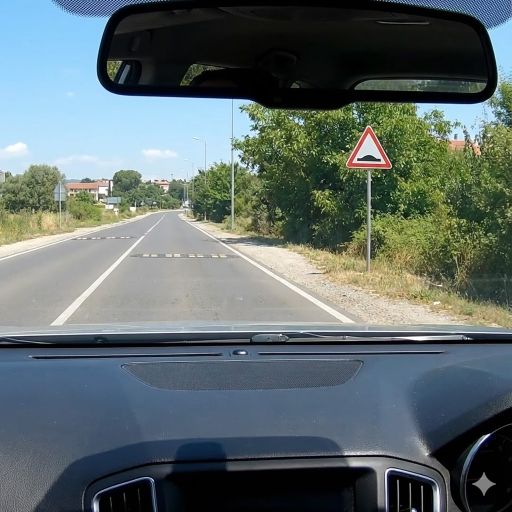
#> input picture pyton/real_pictures/bumpers.jpg, 1024 x 1024 px (shown at 1/2 size); the run also reads 1 picture not shown here
$ jupyter execute high_level_version.ipynb
#> lines starting #> are read from the running program, lines starting #| are printed output that depends on the picture; after the words box and inside, x2 and y2 are one past the last pixel; in counts of white or black regions, pixels touching at a corner belong together
[cell 1]
import numpy as np
import matplotlib.pyplot as plt
from skimage import color, exposure, feature, filters, measure, morphology, io, transform, util
from lab_code import flir_image_extractor

# Set to True to run the notebook without waiting for user interaction
DISABLE_GUI = False

# Helper Functions

[cell 2]
# [81 lines left out: functions visual_prep, thermal_prep, thermal_prep_uint8, not called in this run]

# Step 1 - Color Identification

[cell 3]
import numpy as np
from skimage import color

def red_mask(img,
             hue_low1=0.00, hue_high1=0.04,
             hue_low2=0.96, hue_high2=1.00,
             sat_thresh=0.25,
             val_thresh=0.25):
    """
    Step 1: Red color threshold (hardware-friendly).

    Inputs:
        img - RGB image uint8
    Outputs:
        mask - binary mask (0/1 uint8)

    Logic:
        - Convert to HSV
        - Mark hue in the two red ranges
        - Require saturation >= threshold
        - Require value >= threshold
    """

    hsv = color.rgb2hsv(img.astype(np.float32) / 255.0)

    h = hsv[:, :, 0]
    s = hsv[:, :, 1]
    v = hsv[:, :, 2]

    # Red hue appears at the start and at the end of the hue circle
    hue_mask = ((h >= hue_low1) & (h <= hue_high1)) | \
               ((h >= hue_low2) & (h <= hue_high2))

    sat_mask = s >= sat_thresh
    val_mask = v >= val_thresh

    mask = (hue_mask & sat_mask & val_mask).astype(np.uint8)

    return mask

[cell 4]
# Test Step 1
paths = [
    'real_pictures/bumpers.jpg',
    'real_pictures/No_enterance.jpg',
    'real_pictures/down_triangle.jpg',
    'real_pictures/slippery_road.jpg',
    'real_pictures/slippery_road_redcar.jpg'
]

images = [io.imread(p) for p in paths]
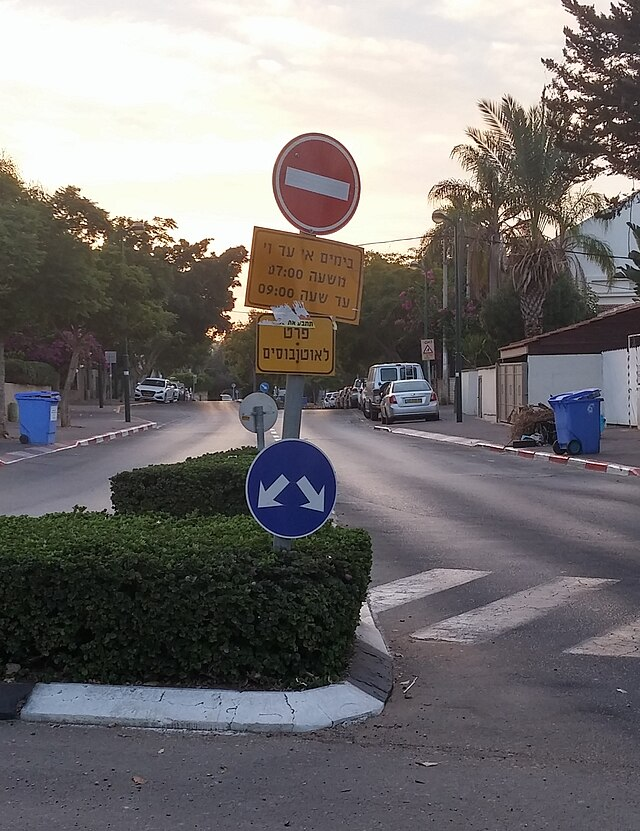
#> input picture pyton/real_pictures/No_enterance.jpg, 640 x 831 px
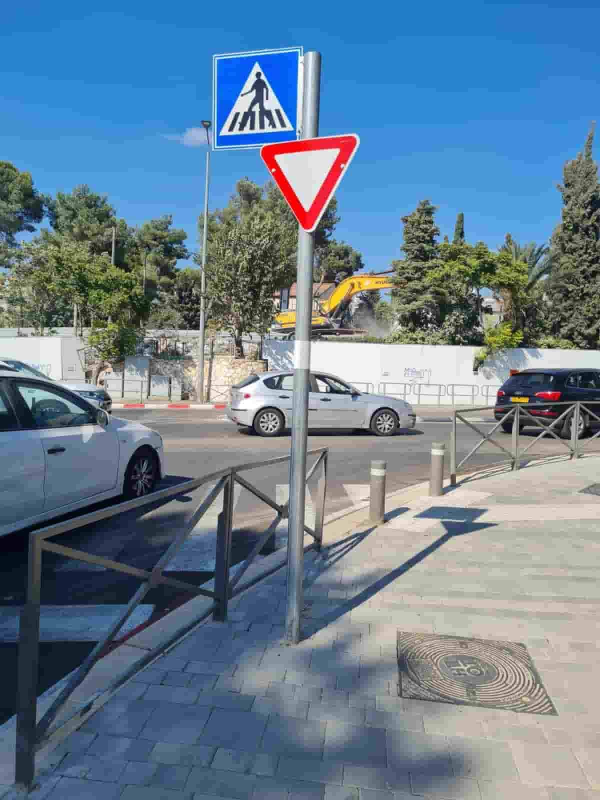
#> input picture pyton/real_pictures/down_triangle.jpg, 1200 x 1600 px (shown at 1/2 size)
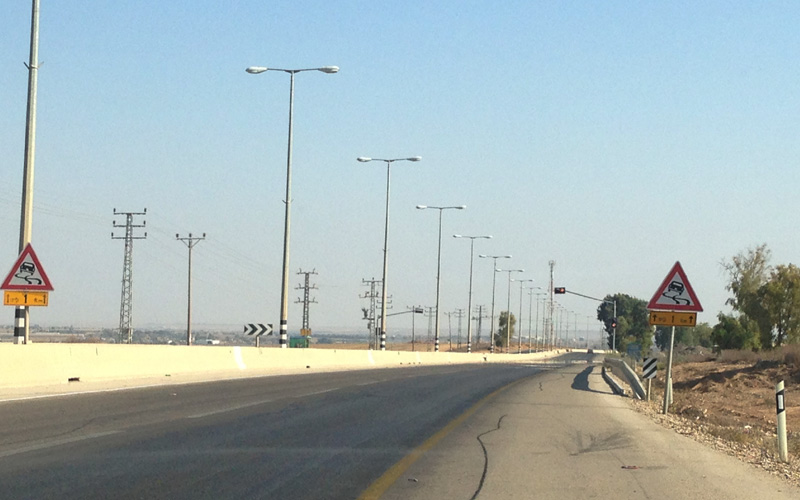
#> input picture pyton/real_pictures/slippery_road.jpg, 800 x 500 px
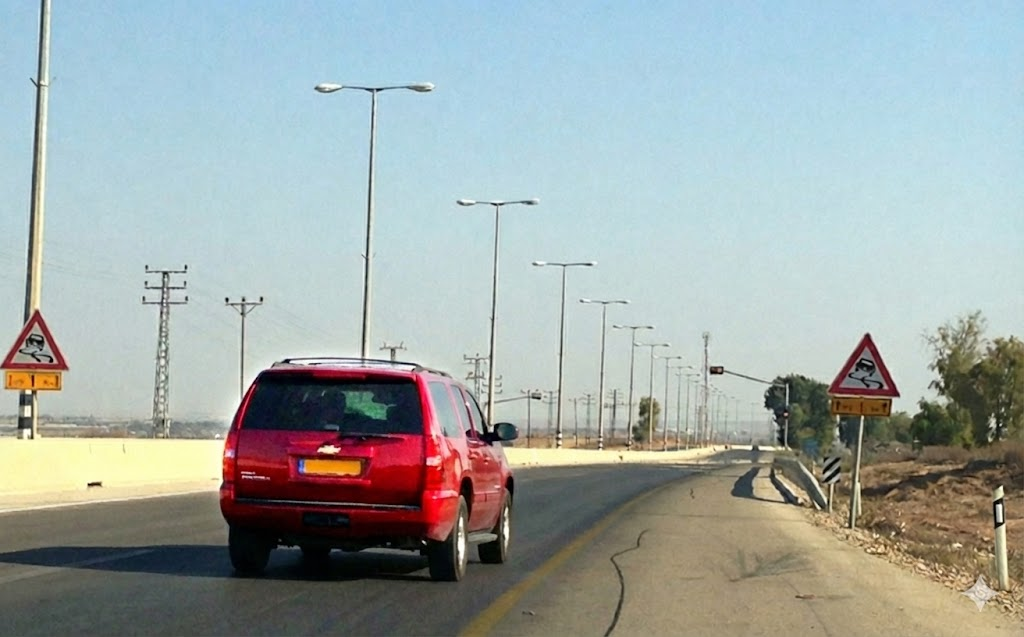
#> input picture pyton/real_pictures/slippery_road_redcar.jpg, 1024 x 637 px
#> images = 5 items
masks_step1 = [red_mask(img) for img in images]
#> in red_mask, `hue_mask = ((h >= hue_low1) & (h <= hue_high1)) | \ ((h >= hue_low2) &..`:
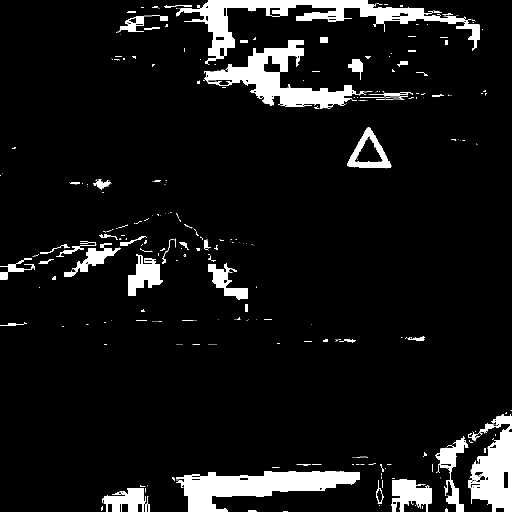
#> hue_mask: shape (1024, 1024) bool (shown at 1/2 size); 8.2% white; 335 white regions (243 under 20 px), largest, box (x1, y1, x2, y2) and area: (352, 0, 960, 128) 17024, (352, 942, 720, 1024) 15267, (406, 80, 745, 217) 14057
#> in red_mask (call 5), `mask = (hue_mask & sat_mask & val_mask).astype(np.uint8)`:
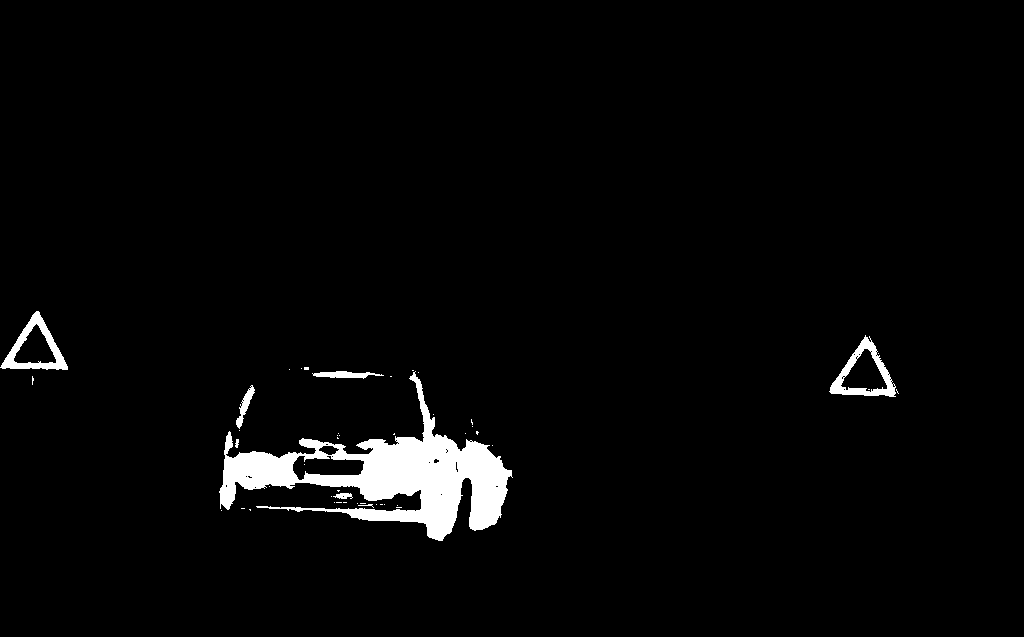
#> mask: shape (637, 1024); values 0 (black) and 1 (white), 2.9% white; 47 white regions (39 under 20 px), largest, box (x1, y1, x2, y2) and area: (219, 371, 513, 541) 15639, (829, 335, 896, 397) 1222, (0, 311, 68, 370) 1208
#> masks_step1 = 5 items

for i, (img, m) in enumerate(zip(images, masks_step1), start=1):
    plt.figure(figsize=(12, 5))

    plt.subplot(1, 2, 1)
    plt.imshow(img)
    plt.title(f"Original {i}")

    plt.subplot(1, 2, 2)
    plt.imshow(m, cmap='gray')
    plt.title(f"Step 1 — Red Mask {i}")

    plt.show()
#> this loop made 5 passes

step 1.5 - Morphological cleaning

[cell 5]
import numpy as np
from skimage import morphology, measure

def has_large_hole(mask, min_hole_size=300):
    """
    Detect whether the red mask contains a significant internal hole.
    A hole is a connected component of zeros inside the foreground.
    """
    # invert mask: holes become 1, background stays 0
    inv = 1 - mask

    # label all zero-regions
    labels = measure.label(inv, connectivity=1)
    props = measure.regionprops(labels)

    H, W = mask.shape

    for p in props:
        area = p.area
        # bounding box of the “hole”
        (minr, minc, maxr, maxc) = p.bbox
        print(f"Hole label={p.label}, area={area}, bbox={p.bbox}")
        # If the hole touches the border → it’s background, not a real hole
        if minr == 0 or minc == 0 or maxr == H or maxc == W:
            continue

        if area >= min_hole_size:
            return True

    return False


# [9 lines left out: function fix_circle_gap, not called in this run]


# ---------------------------
# New: fill enclosed holes & solidify mask (hardware-friendly)
# ---------------------------
def fill_enclosed_holes(mask, min_hole_size=10, min_foreground_size=None):
    """
    Fill holes that are completely enclosed by the foreground and then remove
    small foreground objects (noise).

    Returns: (filled_mask, hole_props, f_labels, f_props)
    - f_labels: labeled foreground after filling (skimage labeling)
    - f_props: list of regionprops for the labeled foreground
    """
    inv = 1 - mask
    labels = measure.label(inv, connectivity=1)
    props = measure.regionprops(labels)
    H, W = mask.shape
    filled = mask.copy().astype(np.uint8)

    hole_props = []
    for p in props:
        if p.area < min_hole_size:
            continue
        minr, minc, maxr, maxc = p.bbox
        # if hole touches border -> skip (not enclosed)
        if minr == 0 or minc == 0 or maxr == H or maxc == W:
            continue
        # fill this hole
        filled[labels == p.label] = 1
        hole_props.append({"label": p.label, "area": p.area, "bbox": p.bbox})

    # Remove small foreground components (noise) AFTER filling holes so we don't need
    # a separate global remove_noise pass later.
    if min_foreground_size is None:
        min_foreground_size = min_hole_size

    f_labels = measure.label(filled, connectivity=1)
    f_props = measure.regionprops(f_labels)
    for p in f_props:
        if p.area < min_foreground_size:
            filled[f_labels == p.label] = 0

    # Recompute labels/props after removing small foreground components to reflect final state
    f_labels = measure.label(filled, connectivity=1)
    f_props = measure.regionprops(f_labels)

    return filled, hole_props, f_labels, f_props

def solidify_mask(mask, close_radius=5, min_hole_size=10, smooth_radius=0, min_foreground_size=None):
    """
    Make hollow shapes solid:
      1) small morphological closing to close thin gaps,
      2) fill enclosed holes via connected components (and remove small foreground objects),
      3) optional additional closing/dilation for smoothing.
    Returns: (filled_mask, hole_props, f_labels, f_props).
    """
    st = morphology.disk(close_radius)
    closed = morphology.erosion(morphology.dilation(mask, st), st)  # closing

    # fill holes and also remove small foreground components inside that routine
    filled, hole_props, f_labels, f_props = fill_enclosed_holes(closed, min_hole_size=min_hole_size,
                                                                 min_foreground_size=min_foreground_size)

    if smooth_radius and smooth_radius > 0:
        st2 = morphology.disk(smooth_radius)
        filled = morphology.erosion(morphology.dilation(filled, st2), st2)
        # update labels/props after smoothing
        f_labels = measure.label(filled, connectivity=1)
        f_props = measure.regionprops(f_labels)

    return filled, hole_props, f_labels, f_props

# Step 2 - Shape Classification

[cell 6]
fixed_masks = []
fixed_labels_list = []
fixed_props_list = []
obj_properties = []

for i, m in enumerate(masks_step1, start=1):

    if has_large_hole(m, min_hole_size=300):
        print(f"Image {i}: Large hole detected → applying Closing")
        m_fixed, hole_props, f_labels, f_props = solidify_mask(m, close_radius=3, min_hole_size=300, smooth_radius=0, min_foreground_size=1000)
    else:
        print(f"Image {i}: No hole → keeping mask as is")
        # still run solidify_mask to ensure consistent labeling/cleaning
        m_fixed, hole_props, f_labels, f_props = solidify_mask(m, close_radius=3, min_hole_size=300, smooth_radius=0, min_foreground_size=1000)

    fixed_masks.append(m_fixed)
    fixed_labels_list.append(f_labels)
    fixed_props_list.append(f_props)
    obj_properties.append(hole_props)

    # Visualization
    plt.figure(figsize=(12,4))
    plt.subplot(1,2,1)
    plt.imshow(m, cmap='gray')
    plt.title(f"Step1 Mask {i}")

    plt.subplot(1,2,2)
    plt.imshow(m_fixed, cmap='gray')
    plt.title(f"Step2 Fixed Mask {i}")
    plt.show()
#> this loop made 5 passes
#> (printed output is left out)
#> after the loop, fixed_labels_list = 5 items; fixed_masks = 5 items; fixed_props_list = 5 items; obj_properties = 5 items

[cell 7]
# connected_components_lowlevel is deprecated — replaced by skimage.measure.label + regionprops
def connected_components_lowlevel(mask):
    raise RuntimeError('connected_components_lowlevel is deprecated; use labels/props returned by solidify_mask')

# Step 2.5  - Shape Filtering + Debug Visualization

[cell 8]
from skimage import measure
import matplotlib.pyplot as plt
import numpy as np

# -----------------------------------------------------------
# STEP 4 — Shape Filtering + Debug Visualization (uses precomputed props/labels)
# -----------------------------------------------------------

circle_threshold = 0.7
triangle_threshold = 0.55

step4_components = []  # final chosen component per image

for img_id, mask in enumerate(fixed_masks, start=1):

    print("\n============================================")
    print(f" IMAGE {img_id} — Step 4 Shape Filtering")
    print("============================================")
    labels = fixed_labels_list[img_id - 1]
    props  = fixed_props_list[img_id - 1]


    num_labels = len(props)
    print(f"Total components found: {num_labels}")

    comps = []
    for p in props:
        label = p.label
        size = p.area
        bbox = p.bbox
        area = p.area
        per = getattr(p, 'perimeter', None)
        cmask = (labels == label).astype(np.uint8)
        comps.append((label, size, cmask, bbox, area, per))

    # --- Visualize first components ---
    plt.figure(figsize=(15, 4))
    plt.suptitle(f"Image {img_id} — Some Connected Components", fontsize=14)
    for idx, (label, size, cmask, bbox, area, per) in enumerate(comps[:5]):
        plt.subplot(1, 5, idx+1)
        plt.imshow(cmask, cmap='gray')
        plt.title(f"L{label}\nSize={size}")
    plt.show()

    # --- Evaluate components ---
    valid = []
    for label, size, cmask, bbox, area, per in comps:
        if per is None:
            # fallback perimeter
            per = 0
            H, W = cmask.shape
            for r in range(H):
                for c in range(W):
                    if cmask[r,c] == 1:
                        if (r == 0 or cmask[r-1,c] == 0 or
                            r == H-1 or cmask[r+1,c] == 0 or
                            c == 0 or cmask[r,c-1] == 0 or
                            c == W-1 or cmask[r,c+1] == 0):
                            per += 1

        circ = (4 * np.pi * area) / (per * per) if per > 0 else 0

        print(f"\nComponent {label}:")
        print(f"  Size        = {size}")
        print(f"  Area        = {area}")
        print(f"  Perimeter   = {per}")
        print(f"  Circularity = {circ:.3f}")

        if area < 300:
            print("  → rejected (too small)")
            continue

        if triangle_threshold < circ <= circle_threshold:
            print("  → accepted (triangle)")
            valid.append((size, cmask, bbox))
            continue

        if circ > circle_threshold:
            print("  → accepted (circle)")
            valid.append((size, cmask, bbox))
            continue

        print("  → rejected")


    if len(valid) == 0:
        print("\nNO VALID SIGN FOUND in this image.\n")
        step4_components.append((None, None))
        continue

    # --- Pick largest valid component ---
    best = max(valid, key=lambda x: x[0])
    best_size, best_mask, best_bbox = best

    print("\nSELECTED COMPONENT:")
    print(f"  Size   = {best_size}")
    print(f"  BBox   = {best_bbox}\n")

    # --- Extract ROI from original RGB image ---
    ymin, xmin, ymax, xmax = best_bbox
    orig = images[img_id - 1]
    mask3 = best_mask.astype(orig.dtype)[..., None]
    masked_orig = orig * mask3
    crop = masked_orig[ymin:ymax+1, xmin:xmax+1]

    # --- Visualize selected mask + cropped ROI ---
    plt.figure(figsize=(12,4))

    plt.subplot(1,2,1)
    plt.imshow(best_mask, cmap='gray')
    plt.title(f"Selected Mask — Image {img_id}")

    plt.subplot(1,2,2)
    plt.imshow(crop)
    plt.title("Cropped ROI (original RGB)")

    plt.show()

    step4_components.append((best_mask, best_bbox))
#> this loop made 5 passes
#> (num_labels, best_size, ymin, xmin, ymax, xmax) on passes 1 to 4: (1, 3928, 254, 694, 336, 782), (1, 7007, 133, 273, 235, 360), (1, 20502, 272, 522, 460, 714), (2, 1393, 264, 648, 315, 702)
#> (printed output is left out)
#> after the loop, step4_components = 5 items

# Step 3 - Resize ROI

[cell 9]
# -----------------------------------------------------------
# STEP 5 — Resize ROI to a fixed size (for template matching)
# -----------------------------------------------------------

from skimage import transform

TARGET_H = 64   # target height (can be changed)
TARGET_W = 64   # target width  (can be changed)

resized_rois = []   # will store the resized RGB patches (or None if no sign)

for img_id, (mask, bbox) in enumerate(step4_components, start=1):

    print("\n--------------------------------------------")
    print(f" IMAGE {img_id} — Step 5: ROI Resize")
    print("--------------------------------------------")

    # If no valid component was found in this image
    if mask is None or bbox is None:
        print("No valid sign for this image → skipping resize.")
        resized_rois.append(None)
        continue

    # Unpack bbox from regionprops:
    # regionprops.bbox = (min_row, min_col, max_row, max_col)
    ymin, xmin, ymax, xmax = bbox

    # Safety clamp (in case bbox is slightly out of bounds)
    orig = images[img_id - 1]
    H, W = orig.shape[:2]
    ymin = max(0, ymin)
    xmin = max(0, xmin)
    ymax = min(H - 1, ymax)
    xmax = min(W - 1, xmax)

    # Crop ROI from original RGB image
    crop = orig[ymin:ymax+1, xmin:xmax+1]

    print(f"  Original crop shape: {crop.shape}")

    # Resize to fixed size.
    # preserve_range=True → keep 0–255 range, then cast to uint8
    crop_resized = transform.resize(
        crop,
        (TARGET_H, TARGET_W),
        anti_aliasing=True,
        preserve_range=True
    ).astype(np.uint8)

    print(f"  Resized crop shape: {crop_resized.shape}")

    resized_rois.append(crop_resized)

    # Visualization: original crop vs resized crop
    plt.figure(figsize=(10, 4))

    plt.subplot(1, 2, 1)
    plt.imshow(crop)
    plt.title(f"Original ROI — Image {img_id}")
    plt.axis("off")

    plt.subplot(1, 2, 2)
    plt.imshow(crop_resized)
    plt.title(f"Resized ROI {TARGET_W}x{TARGET_H}")
    plt.axis("off")

    plt.tight_layout()
    plt.show()
#> this loop made 5 passes
#> (ymin, xmin, ymax, xmax, H, W) on passes 1 to 4: (254, 694, 336, 782, 1024, 1024), (133, 273, 235, 360, 831, 640), (272, 522, 460, 714, 1600, 1200), (264, 648, 315, 702, 500, 800)
#> (printed output is left out)
#> after the loop, resized_rois = 5 items

# Step 4 - Template Matching

[cell 10]
# -----------------------------------------------------------
# STEP 6 — BASIC Template Matching (same-size) + Decision
# -----------------------------------------------------------

import os
import numpy as np
import matplotlib.pyplot as plt
from skimage import io, color, transform

TEMPLATE_DIR = "Templates"
TARGET_H, TARGET_W = 64, 64

# --------------- basic helpers ---------------
def to_gray01(img):
    """Convert RGB/Gray image to grayscale float32 in [0,1]."""
    if img is None:
        return None
    g = color.rgb2gray(img) if img.ndim == 3 else img.astype(np.float32)
    g = g.astype(np.float32)
    if g.max() > 1.0:
        g /= 255.0
    return np.clip(g, 0.0, 1.0)

def resize_to_target(img, h=TARGET_H, w=TARGET_W):
    """Resize image to (h,w) as float32 in [0,1]."""
    g = to_gray01(img)
    if g is None:
        return None
    if g.shape != (h, w):
        g = transform.resize(g, (h, w), anti_aliasing=True, preserve_range=True).astype(np.float32)
    return g

def zncc(a, b, eps=1e-8):
    """
    Zero-mean Normalized Cross-Correlation for same-size arrays.
    Score in [-1,1], higher is better.
    """
    a = a.astype(np.float32); b = b.astype(np.float32)
    a = a - a.mean()
    b = b - b.mean()
    denom = (np.linalg.norm(a) * np.linalg.norm(b)) + eps
    return float((a * b).sum() / denom)

# --------------- load templates ---------------
if not os.path.isdir(TEMPLATE_DIR):
    raise FileNotFoundError(f"Folder '{TEMPLATE_DIR}' not found. Create it next to the notebook.")

templates = {}  # label -> 2D float32 (TARGET_H,TARGET_W)
valid_ext = (".png", ".jpg", ".jpeg", ".bmp", ".tif", ".tiff")

for fname in sorted(os.listdir(TEMPLATE_DIR)):
    if not fname.lower().endswith(valid_ext):
        continue
    label = os.path.splitext(fname)[0]  # filename without extension
    img = io.imread(os.path.join(TEMPLATE_DIR, fname))
    templates[label] = resize_to_target(img)

if len(templates) == 0:
    raise RuntimeError(f"No template images found in '{TEMPLATE_DIR}' (png/jpg/etc).")

print("Loaded templates:", list(templates.keys()))
#| Loaded templates: ['1', '10', '100']

# --------------- match each ROI ---------------
MATCH_THRESHOLD = 0.35  # start here; tune later if needed

pred_labels = []
best_scores = []

for i, roi_rgb in enumerate(resized_rois, start=1):
    if roi_rgb is None:
        pred_labels.append("no_sign")
        best_scores.append(None)
        continue

    roi = resize_to_target(roi_rgb)  # 2D float

    scores = {}
    for lab, tmpl in templates.items():
        scores[lab] = zncc(roi, tmpl)

    best_lab = max(scores, key=scores.get)
    best_sc  = scores[best_lab]

    pred = best_lab if best_sc >= MATCH_THRESHOLD else "unknown"
    pred_labels.append(pred)
    best_scores.append(best_sc)

    print(f"Image {i}: best='{best_lab}' score={best_sc:.3f} => pred='{pred}'")
#> this loop made 5 passes
#> (best_lab, best_sc, pred) on passes 1 to 4: ('10', 0.614, '10'), ('10', -0.211, 'unknown'), ('100', 0.215, 'unknown'), ('100', -0.294, 'unknown')
#> (printed output is left out)
#> after the loop, best_scores = [0.614, -0.211, 0.215, -0.294, -0.249]; pred_labels = ['10', 'unknown', 'unknown', 'unknown', 'unknown']

# --------------- optional quick visualization ---------------
# Show ROI vs chosen template for first few images
show_n = min(6, len(resized_rois))
#> show_n = 5
for idx in range(show_n):
    if resized_rois[idx] is None or pred_labels[idx] in ("no_sign", "unknown"):
        continue

    roi = resize_to_target(resized_rois[idx])
    tmpl = templates[pred_labels[idx]]

    plt.figure(figsize=(7, 3))
    plt.subplot(1, 2, 1)
    plt.imshow(roi, cmap="gray")
    plt.title(f"ROI #{idx+1}")
    plt.axis("off")

    plt.subplot(1, 2, 2)
    plt.imshow(tmpl, cmap="gray")
    plt.title(f"Template: {pred_labels[idx]} ({best_scores[idx]:.2f})")
    plt.axis("off")

    plt.tight_layout()
    plt.show()
